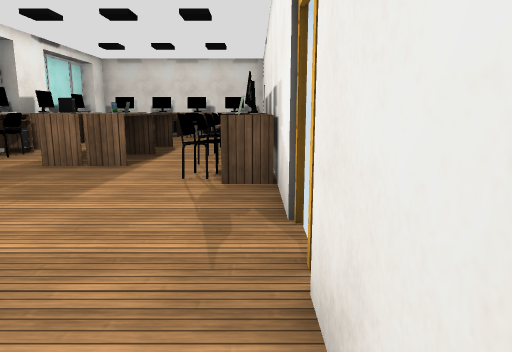
[1] (above)

16 first-person views from a walk through a 3-D level made in the Unity game engine. The camera is 1.3 m above the floor, tilts 10° down and sees 70° across. Doors are open. The floor is counted in squares, 1 m on a side. Each view is taken from the middle of a square. On the plan, view 1 faces up. The plan holds only what a view shows up to about 15 squares ahead; the rest is blank. The place goes on beyond the plan. Some surface patterns are stand-ins.

[2]
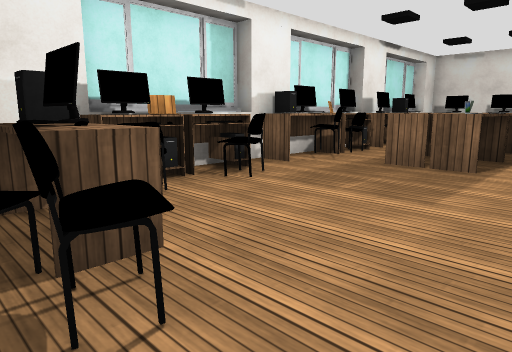

[3]
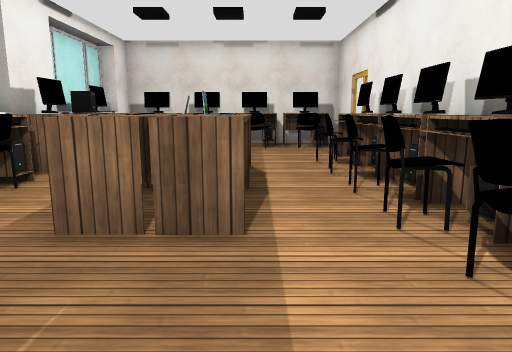

[4]
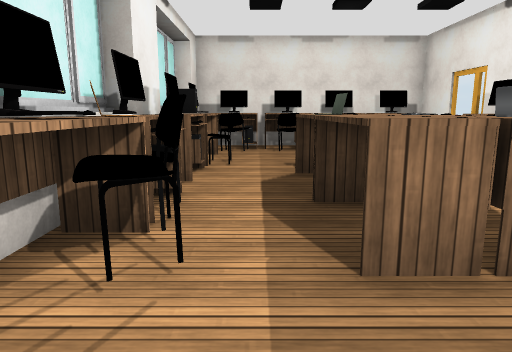

[5]
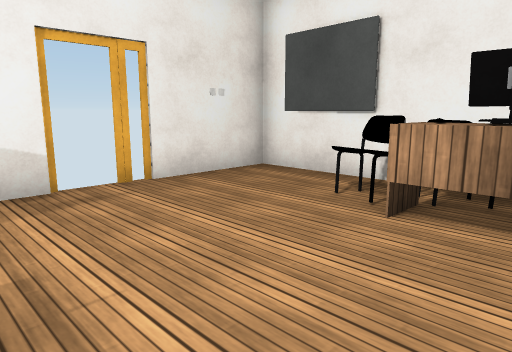

[6]
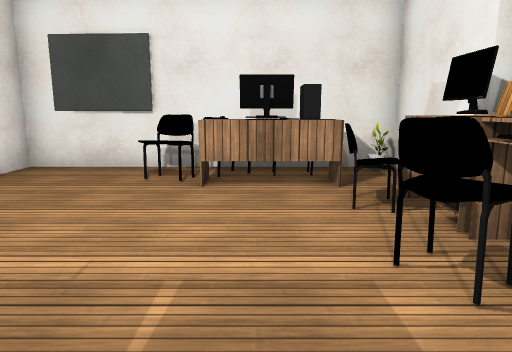

[7]
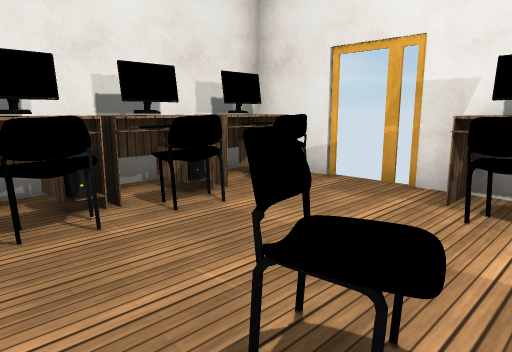

[8]
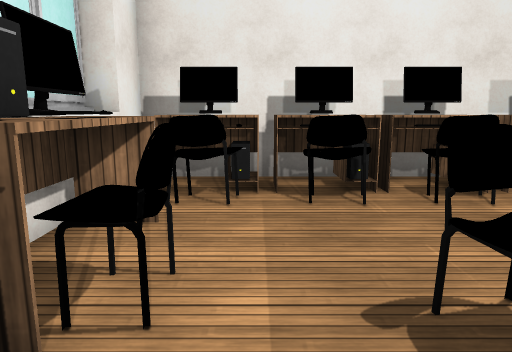

[9]
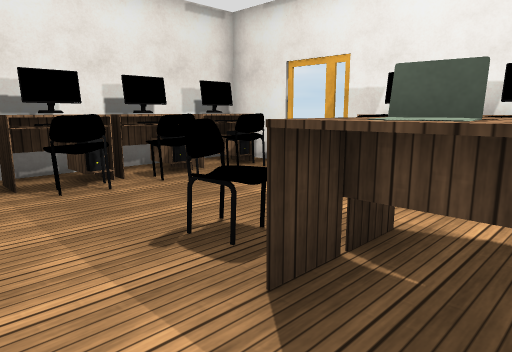

[10]
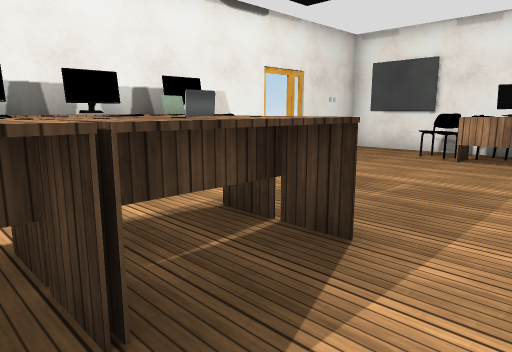

[11]
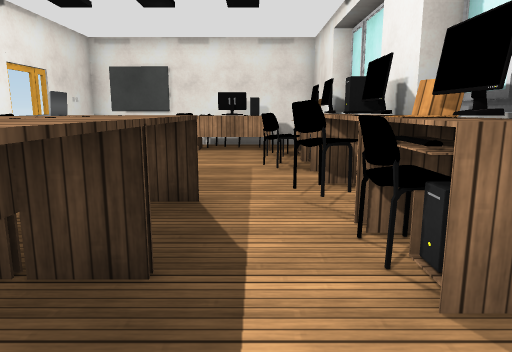

[12]
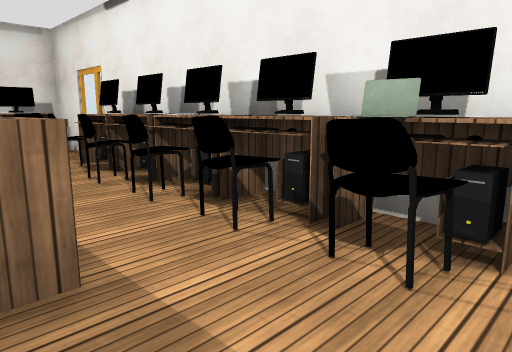

[13]
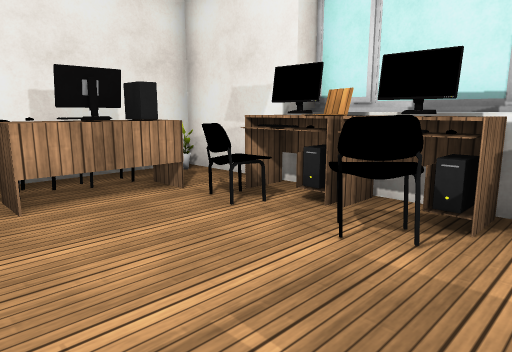

[14]
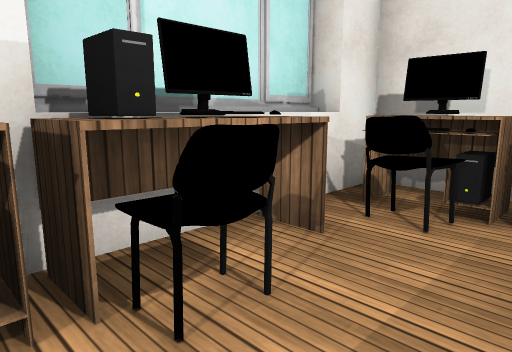

[15]
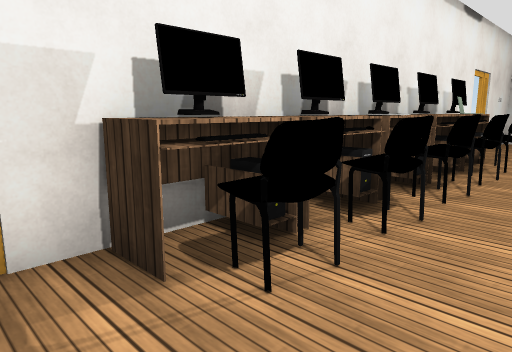

[16]
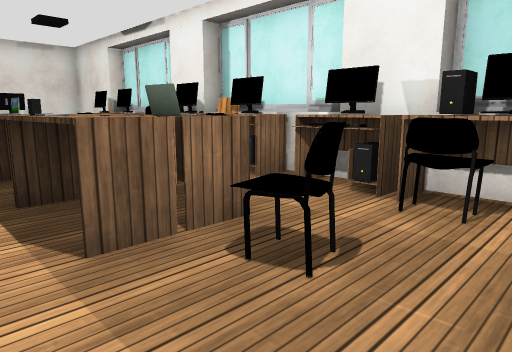

### Floor plan
Points are (right, up) in squares from view 1. A wall is a line through its corners. A room is listed if a view was taken in it or the views show most of it. See-through windows are left out.
Room 1 (views 1, 2, 3, 4, 5, 6, 7, 8, 9, 10, 11, 12, 13, 14, 15, 16)
walls: (-7.6, 9.2) (-7.6, 8.4); (-7.6, 11.5) (-7.6, 10.6); (-8.3, 9.5) (-8.3, 8.5); (-8.3, 11.6) (-8.3, 10.4); (-8.2, 7.1) (-8.7, 7.1) (-8.7, 2.8) (-8.2, 2.8); (-8.3, 7.2) (-8.3, 6.6); (-8.4, 13) (-8.7, 13) (-8.7, 9.6); (0.4, 13.3) (0.4, 16.6); (-8.8, 7.1) (-8.8, 2.8); (-8.8, 13) (-8.8, 8.7) (-8.2, 8.7); (-7.6, 5.6) (-7.6, 4.6); (-8.3, 5.6) (-8.3, 4.5); (-7.6, 3.6) (-7.6, 2.7); (-7.6, 16.4) (-7.6, 15.7); (0.4, 4.1) (0.4, 10.8); (-8.3, 3.6) (-8.3, 0.5); (-8.3, 16.5) (-8.3, 15.4); (0.4, 18.1) (0.4, 20.3) (-8.3, 20.3) (-8.3, 17.6); (-8.2, 19.2) (-8.7, 19.2) (-8.7, 14.9); (-8.8, 19.2) (-8.8, 14.9); (-7.4, -0.6) (0.4, -0.6) (0.4, 2.6)
low walls: (-2.8, 1.1) (-3, 0.5)
ways out: open door at (0.5, 17.5); open door at (0.7, 3.3)
objects: table (-8, 2) to (-6, 4); table (-8, 5) to (-6, 6); table (-8, 8) to (-7, 9); table (-8, 10) to (-7, 12); table (-8, 13) to (-7, 14); table (-8, 15) to (-7, 17); table (-7, 18) to (-6, 19); table (-6, 0) to (-4, 2); table (-5, 9) to (-5, 10); table (-5, 11) to (-5, 13); table (-5, 15) to (-4, 15); table (-5, 18) to (-5, 19); other object (-4, 9) to (-3, 10); table (-4, 11) to (-3, 11); other object (-4, 12) to (-3, 12); table (-4, 13) to (-3, 13); table (-4, 18) to (-3, 19); table (-2, 18) to (-1, 19); table (-1, 7) to (0, 8); table (-1, 9) to (0, 9); table (-1, 10) to (0, 12); table (-1, 13); table (-1, 13) to (0, 15)

Positions as (right, up) in squares from view 1, and headings:
1: (0, 0), facing up
2: (-1, 0), facing up-left
3: (-3, 5), facing up
4: (-6, 6), facing up
5: (-6, 6), facing down-right
6: (-5, 8), facing down
7: (-6, 14), facing up-right
8: (-6, 13), facing up
9: (-7, 12), facing up-right
10: (-7, 12), facing down-right
11: (-6, 14), facing down
12: (-4, 6), facing up-right
13: (-3, 7), facing down-left
14: (-5, 14), facing up-left
15: (-3, 17), facing down-right
16: (-2, 17), facing down-left
